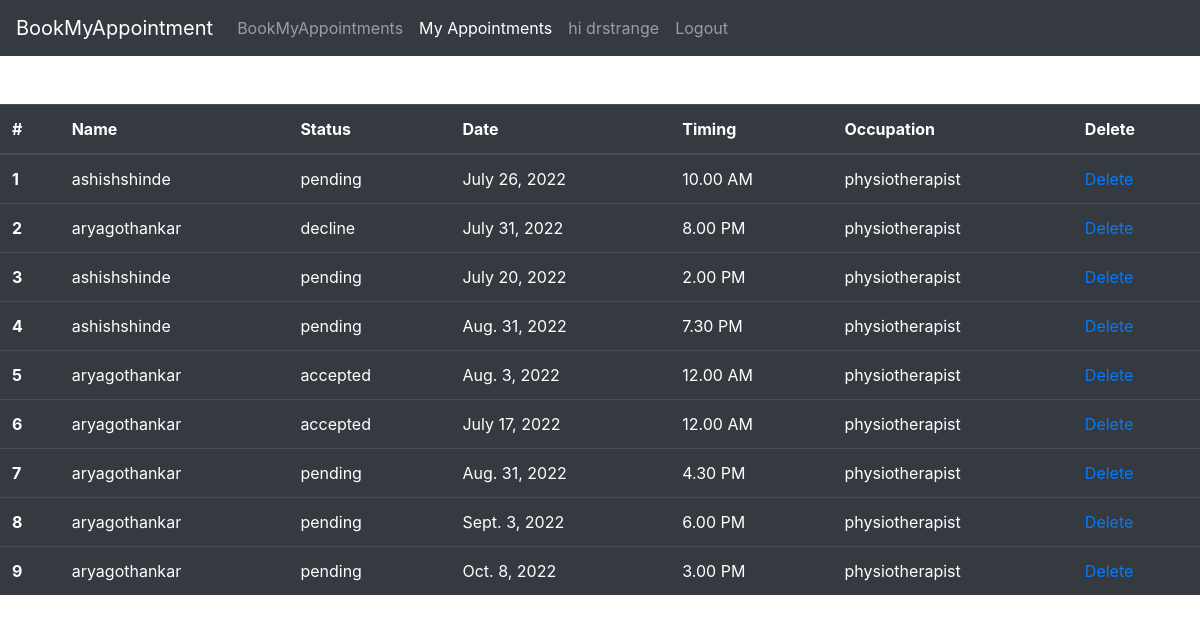
Page /myappointments (signed in) on the committed database.
### reg/models.py (models this page shows)
class regis(models.Model):
    appointment_opt = models.CharField(max_length=50)
    cl = models.ForeignKey(User,to_field='id',on_delete=models.CASCADE,related_name='cl')
    sp = models.ForeignKey(User,to_field='id',on_delete=models.CASCADE,related_name='sp')
    date = models.DateField(null=True)
    time = models.TextField(null=True)
    stat = models.CharField(max_length=50)

### userprofile/models.py (models this page shows)
class Profile(models.Model):
    user = models.OneToOneField(User, on_delete=models.CASCADE,primary_key=True)
    serviceprovider = models.BooleanField(null=True, blank=True)
    opensat = models.TimeField(null=True)
    closesat = models.TimeField(null=True)
    duration = models.IntegerField(null=True,blank=True)
    noappointments = models.IntegerField(null=True,blank=True)
    visitfee = models.IntegerField(null=True,blank=True)
    occupation = models.TextField(max_length=500, blank=True)
    city = models.TextField(blank=True, max_length=50)
    address = models.TextField(default='248, 18, shivaji park shabhaji nagar pune-411019')

### appointment/views.py (the view)
# urls.py: path('myappointments',views.myappointments,name='myappointments'),
def myappointments(request):
    if request.user is not None:
        appons = regis.objects.filter(cl=request.user)
        data = {
            'appons': appons
        }
        return render(request, 'myappointments.html', data)
    else:
        return '404 error : user not logged in '

### templates/myappointments.html (shortened to what this page needs)
<!doctype html>
<html lang="en">
  <head>
    <link rel="stylesheet" href="https://cdn.jsdelivr.net/npm/bootstrap@4.3.1/dist/css/bootstrap.min.css" >
  </head>
  <body style="background-image: url('https://images.unsplash.com/photo-1634655377962-e6e7b446e7e9?ixlib=rb-1.2.1&ixid=MnwxMjA3fDB8MHxwaG90by1wYWdlfHx8fGVufDB8fHx8&auto=format&fit=crop&w=1528&q=80');height: 100%;
  background-position: center;
  background-repeat: no-repeat;
  background-size: cover;" >
  <nav class="navbar navbar-expand-lg navbar-dark bg-dark">
  <a class="navbar-brand" href="#">BookMyAppointment</a>
  <div class="collapse navbar-collapse float-left" id="navbarNavAltMarkup">
    <div class="navbar-nav float-left">
      <a class="nav-item nav-link " href="/bookappointments">BookMyAppointments<span class="sr-only">(current)</span></a>
      <a class="nav-item nav-link active" href="#"> My Appointments</a>
      <a class="nav-item nav-link pl-6" href="#">hi {{request.user.username}}</a>
      <a class="nav-item nav-link pl-6" href="/Logout"> Logout</a>
    </div>
  </div>
</nav>
  <br> <br>
    <table class="table table-hover table-dark">
  <thead>
    <tr>
      <th scope="col">#</th>
      <th scope="col">Name</th>
      <th scope="col">Status</th>
      <th scope="col">Date</th>
      <th scope="col">Timing </th>
      <th scope="col"> Occupation </th>
      <th scope="col">Delete</th>
    </tr>
  </thead>
  <tbody>
  {%for ar in appons %}
    <tr>
      <th scope="row">{{ forloop.counter }}</th>
      <td>{{ar.sp.username}}</td>
      <td>{{ar.stat}}</td>
      <td>{{ar.date}}</td>
      <td>{{ar.time}}</td>
      <td>{{ar.sp.profile.occupation}}</td>
      <td> <a href="/ccomplete/{{ar.id}}">Delete</a></td>
    </tr>
  {% endfor%}
  </tbody>
</table>
  </body>

### rows in the picture
regis: sp.username "ashishshinde", stat "pending", date "July 26, 2022", time "10.00 AM", sp.profile.occupation "physiotherapist"
regis: sp.username "aryagothankar", stat "decline", date "July 31, 2022", time "8.00 PM", sp.profile.occupation "physiotherapist"
regis: sp.username "ashishshinde", stat "pending", date "July 20, 2022", time "2.00 PM", sp.profile.occupation "physiotherapist"
regis: sp.username "ashishshinde", stat "pending", date "Aug. 31, 2022", time "7.30 PM", sp.profile.occupation "physiotherapist"
regis: sp.username "aryagothankar", stat "accepted", date "Aug. 3, 2022", time "12.00 AM", sp.profile.occupation "physiotherapist"
regis: sp.username "aryagothankar", stat "accepted", date "July 17, 2022", time "12.00 AM", sp.profile.occupation "physiotherapist"
regis: sp.username "aryagothankar", stat "pending", date "Aug. 31, 2022", time "4.30 PM", sp.profile.occupation "physiotherapist"
regis: sp.username "aryagothankar", stat "pending", date "Sept. 3, 2022", time "6.00 PM", sp.profile.occupation "physiotherapist"
regis: sp.username "aryagothankar", stat "pending", date "Oct. 8, 2022", time "3.00 PM", sp.profile.occupation "physiotherapist"

### other values in the picture
{{ request.user.username }} "drstrange"
